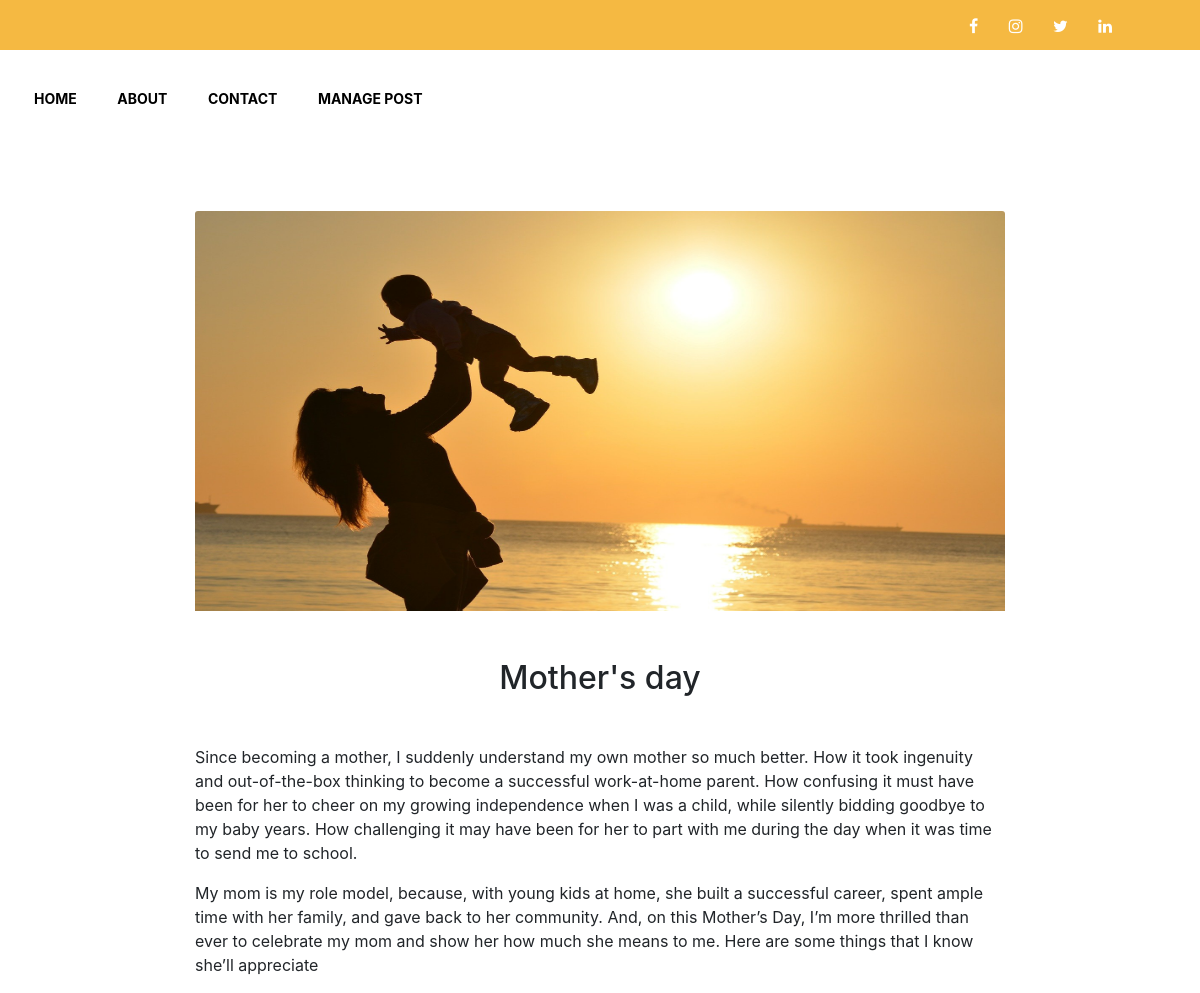
The app's page /mothers_day/ with its own data.
### core/models.py (models this page shows, shortened)
class Core(models.Model):
	title = models.CharField(max_length=200)
	excerpt = models.TextField(null = True)
	author = models.ForeignKey(User, on_delete=models.CASCADE, related_name='core')
	slug = models.SlugField(max_length=100, unique = True)
	updated = models.DateTimeField(auto_now=True)
	image = models.ImageField(upload_to='profile_pics')
	published = models.DateTimeField(default = timezone.now)
	class Meta:
		ordering = ['-published']

### core/views.py (the view)
# urls.py: path('<slug:slug>/',views.SingleView.as_view(), name ='single'),
class SingleView(DetailView):
	model = Core
	template_name = 'single.html'
	context_object_name = 'post'

### core/templates/single.html
{% extends 'base.html' %}
{% block content %}
{% load static %}
<div class="area" style="padding-top: 0;padding-right: 15%;padding-left: 15%;">
<div class = "container">
	<div class = "row">
		<div class = "col-12 pt-5">
			<img class='card-img-top' src="{{post.image.url}}" alt='image' style="width: 100%;height: 400px;">
			<u><h2 style="text-align: center;" class = "pt-5">{{post.title}}</h2><br></u>
			<p>{{post.excerpt|linebreaks}}</p>
		</div>
	</div>
</div>
</div>
{% endblock %}

### core/templates/navigation.html (style rules this page uses)
* { margin:0; padding: 0; text-decoration: none; list-style: none; box-shadow: border-box; }

### records on screen
Core: image (picture), title "Mother's day", excerpt "Since becoming a mother, I suddenly understand my own mother so much better. How it took ingenuity and out-of-the-box thinking to become a successful work-at-home parent. How confusing it must have been for her to cheer on my growing independence when I was a child, while silently bidding goodbye to my baby years. How challenging it may have been for her to part with me during the day when it was time to send me to school. My mom is my role model, because, with young kids at home, she built a successful career, spent ample time with her family, and gave back to her community. And, on this Mother’s Day, I’m more thrilled than ever to celebrate my mom and show her how much she means to me.…"
